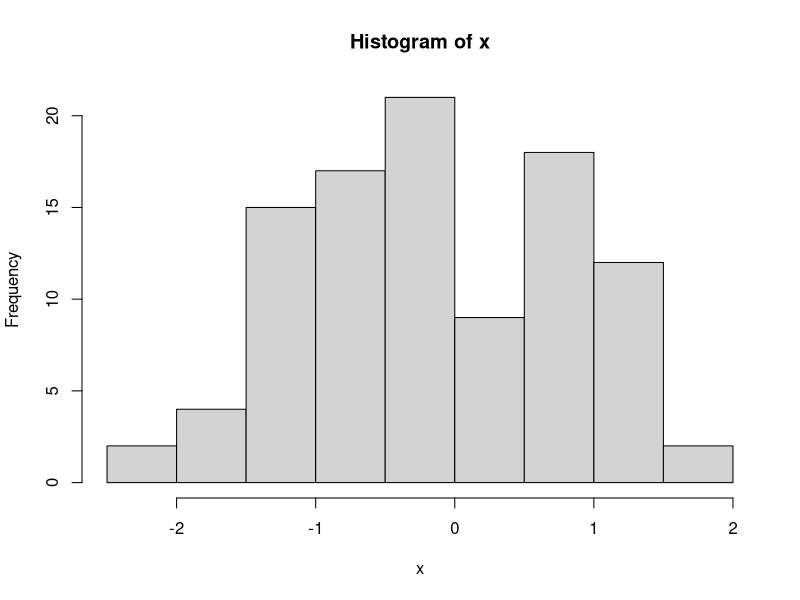

The R source for this figure:
## ---- chunk 1
n <- 10
rnorm(n)
## ---- chunk 2
n <- 10
rnorm(n)
## ---- chunk 3
x  <- rnorm(100)
hist(x)
